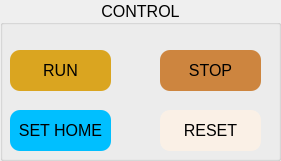
     <widget class="QGroupBox" name="groupBox_control">
      <property name="geometry">
       <rect>
        <x>0</x>
        <y>500</y>
        <width>281</width>
        <height>161</height>
       </rect>
      </property>
      <property name="font">
       <font>
        <pointsize>12</pointsize>
       </font>
      </property>
      <property name="title">
       <string>CONTROL</string>
      </property>
      <property name="alignment">
       <set>Qt::AlignCenter</set>
      </property>
      <widget class="QPushButton" name="pushButton_run">
       <property name="geometry">
        <rect>
         <x>10</x>
         <y>50</y>
         <width>101</width>
         <height>41</height>
        </rect>
       </property>
       <property name="font">
        <font>
         <pointsize>12</pointsize>
        </font>
       </property>
       <property name="styleSheet">
        <string notr="true">
QPushButton{
border-radius: 10px;
background-color: #daa520;
}

QPushButton:pressed {
    padding-top: 5px;
    padding-left: 5px;
}
</string>
       </property>
       <property name="text">
        <string>RUN</string>
       </property>
       <property name="flat">
        <bool>false</bool>
       </property>
      </widget>
      <widget class="QPushButton" name="pushButton_stop">
       <property name="geometry">
        <rect>
         <x>160</x>
         <y>50</y>
         <width>101</width>
         <height>41</height>
        </rect>
       </property>
       <property name="font">
        <font>
         <pointsize>12</pointsize>
        </font>
       </property>
       <property name="styleSheet">
        <string notr="true">
QPushButton{
border-radius: 10px;
background-color: #cd853f;
}

QPushButton:pressed {
    padding-top: 5px;
    padding-left: 5px;
}
</string>
       </property>
       <property name="text">
        <string>STOP</string>
       </property>
      </widget>
      <widget class="QPushButton" name="pushButton_setHome">
       <property name="geometry">
        <rect>
         <x>10</x>
         <y>110</y>
         <width>101</width>
         <height>41</height>
        </rect>
       </property>
       <property name="font">
        <font>
         <pointsize>12</pointsize>
        </font>
       </property>
       <property name="styleSheet">
        <string notr="true">
QPushButton{
border-radius: 10px;
background-color: #00bfff;
}

QPushButton:pressed {
    padding-top: 5px;
    padding-left: 5px;
}
</string>
       </property>
       <property name="text">
        <string>SET HOME</string>
       </property>
      </widget>
      <widget class="QPushButton" name="pushButton_reset">
       <property name="geometry">
        <rect>
         <x>160</x>
         <y>110</y>
         <width>101</width>
         <height>41</height>
        </rect>
       </property>
       <property name="font">
        <font>
         <pointsize>12</pointsize>
        </font>
       </property>
       <property name="styleSheet">
        <string notr="true">
QPushButton{
border-radius: 10px;
background-color: #faf0e6;
}

QPushButton:pressed {
    padding-top: 5px;
    padding-left: 5px;
}
</string>
       </property>
       <property name="text">
        <string>RESET</string>
       </property>
      </widget>
     </widget>
